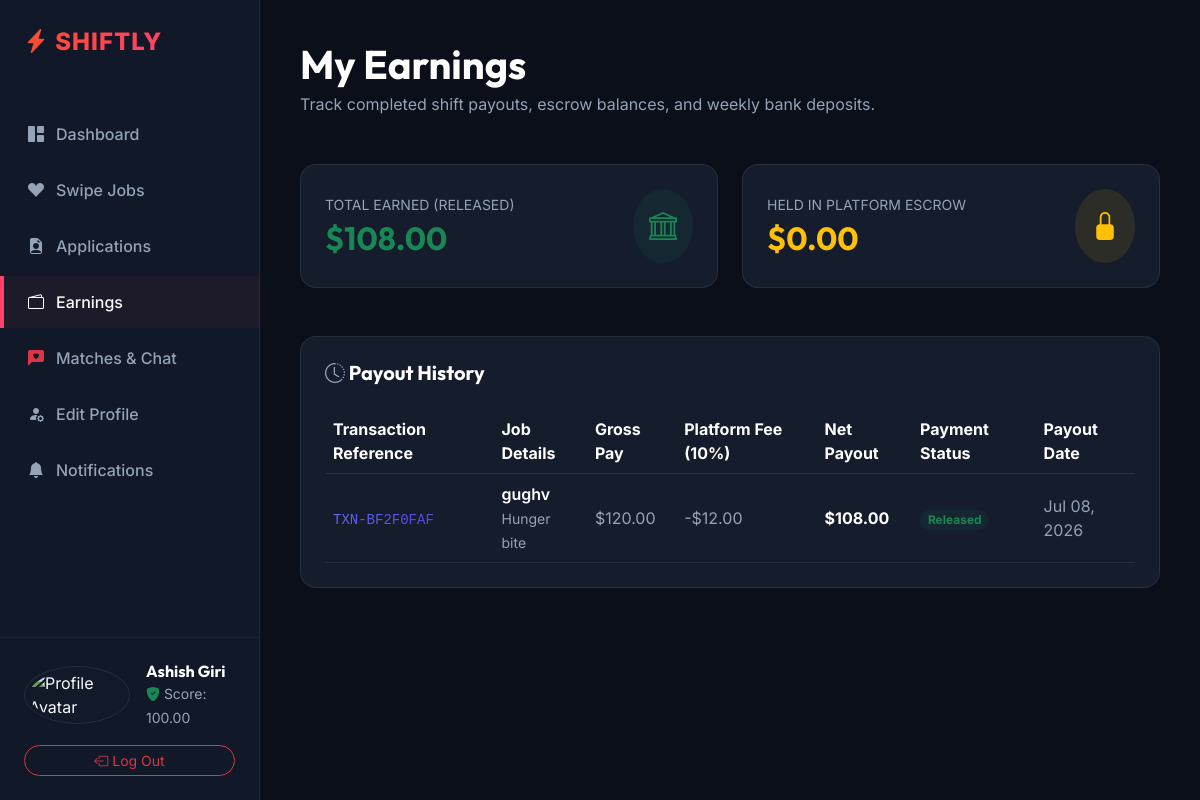
Before: /api/v1/students/earnings/ (signed in) with the older database file.
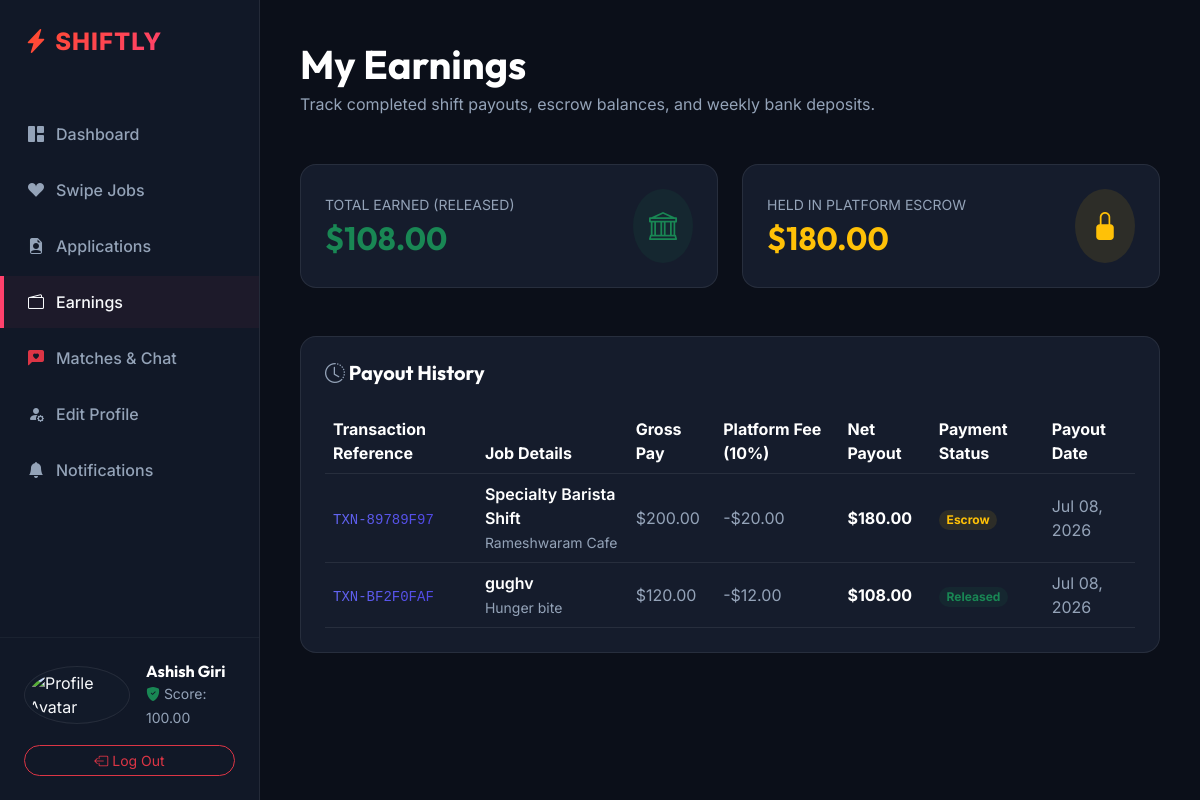
After: the same page with the newer database file.
### businesses/models.py (models this page shows, shortened)
class Earning(models.Model):
    class PaymentStatus(models.TextChoices):
        PENDING = 'pending', 'Pending'
        ESCROW = 'escrow', 'Escrow'
        RELEASED = 'released', 'Released'
        REFUNDED = 'refunded', 'Refunded'
        FAILED = 'failed', 'Failed'
    student = models.ForeignKey('students.StudentProfile', on_delete=models.RESTRICT, related_name='earnings')
    business = models.ForeignKey(BusinessProfile, on_delete=models.RESTRICT, related_name='payments')
    job = models.ForeignKey('jobs.JobPosting', on_delete=models.RESTRICT, related_name='earnings')
    gross_amount = models.DecimalField(max_digits=10, decimal_places=2)
    platform_fee = models.DecimalField(max_digits=10, decimal_places=2)
    net_amount = models.DecimalField(max_digits=10, decimal_places=2)
    payment_status = models.CharField(
        max_length=20,
        choices=PaymentStatus.choices,
        default=PaymentStatus.PENDING
    )
    payout_method = models.CharField(max_length=50, blank=True, null=True)
    transaction_reference = models.CharField(max_length=100, unique=True, blank=True, null=True)
    created_at = models.DateTimeField(auto_now_add=True)
    updated_at = models.DateTimeField(auto_now=True)

class BusinessProfile(models.Model):
    class VerificationStatus(models.TextChoices):
        PENDING = 'pending', 'Pending'
        VERIFIED = 'verified', 'Verified'
        REJECTED = 'rejected', 'Rejected'
    user = models.OneToOneField(settings.AUTH_USER_MODEL, on_delete=models.CASCADE, related_name='business_profile')
    company_name = models.CharField(max_length=150)
    company_logo_url = models.URLField(max_length=255, blank=True, null=True)
    website_url = models.URLField(max_length=255, blank=True, null=True)
    description = models.TextField(blank=True, null=True)
    industry = models.CharField(max_length=100)
    business_registration_no = models.CharField(max_length=50, unique=True)
    tax_id = models.CharField(max_length=50, blank=True, null=True)
    verification_status = models.CharField(
        max_length=20,
        choices=VerificationStatus.choices,
        default=VerificationStatus.PENDING
    )
    reputation_score = models.DecimalField(max_digits=5, decimal_places=2, default=100.00)
    latitude = models.DecimalField(max_digits=10, decimal_places=8, null=True, blank=True)
    longitude = models.DecimalField(max_digits=11, decimal_places=8, null=True, blank=True)
    created_at = models.DateTimeField(auto_now_add=True)
    updated_at = models.DateTimeField(auto_now=True)

### jobs/models.py (models this page shows, shortened)
class JobPosting(models.Model):
    class WorkType(models.TextChoices):
        REMOTE = 'remote', 'Remote'
        HYBRID = 'hybrid', 'Hybrid'
        ONSITE = 'onsite', 'Onsite'
    class RateType(models.TextChoices):
        HOURLY = 'hourly', 'Hourly'
        FIXED = 'fixed', 'Fixed'
    class JobStatus(models.TextChoices):
        DRAFT = 'draft', 'Draft'
        ACTIVE = 'active', 'Active'
        FILLED = 'filled', 'Filled'
        ARCHIVED = 'archived', 'Archived'
        CANCELLED = 'cancelled', 'Cancelled'
    uuid = models.UUIDField(default=uuid.uuid4, editable=False, unique=True)
    business = models.ForeignKey(BusinessProfile, on_delete=models.RESTRICT, related_name='jobs')
    title = models.CharField(max_length=255)
    description = models.TextField()
    work_type = models.CharField(max_length=20, choices=WorkType.choices, default=WorkType.ONSITE)
    location_name = models.CharField(max_length=255)
    latitude = models.DecimalField(max_digits=10, decimal_places=8)
    longitude = models.DecimalField(max_digits=11, decimal_places=8)
    base_pay = models.DecimalField(max_digits=10, decimal_places=2)
    rate_type = models.CharField(max_length=20, choices=RateType.choices, default=RateType.HOURLY)
    start_date = models.DateField()
    end_date = models.DateField()
    shift_start_time = models.TimeField()
    shift_end_time = models.TimeField()
    slots_available = models.PositiveIntegerField(default=1)
    slots_filled = models.PositiveIntegerField(default=0)
    status = models.CharField(max_length=20, choices=JobStatus.choices, default=JobStatus.DRAFT)
    created_at = models.DateTimeField(auto_now_add=True)
    updated_at = models.DateTimeField(auto_now=True)

### students/views.py (the view)
# urls.py: path('earnings/', EarningsListView.as_view(), name='student_earnings'),
class EarningsListView(StudentRequiredMixin, TemplateView):
    template_name = 'students/earnings.html'
    def get_context_data(self, **kwargs):
        context = super().get_context_data(**kwargs)
        profile = get_object_or_404(StudentProfile, user=self.request.user)
        released_earnings = Earning.objects.filter(student=profile, payment_status='released')
        escrow_earnings = Earning.objects.filter(student=profile, payment_status='escrow')
        total_earned = sum(e.net_amount for e in released_earnings)
        total_escrow = sum(e.net_amount for e in escrow_earnings)
        all_earnings = Earning.objects.filter(student=profile).select_related('job__business').order_by('-created_at')
        context.update({
            'total_earned': total_earned,
            'total_escrow': total_escrow,
            'earnings_logs': all_earnings,
        })
        return context

### students/views.py (called while the page is built)
    def dispatch(self, request, *args, **kwargs):
        if not request.user.is_authenticated:
            return self.handle_no_permission()
        if request.user.role != 'student' or not request.user.is_active or request.user.status != User.AccountStatus.APPROVED:
            raise PermissionDenied("Only approved students can access this area.")
        return super().dispatch(request, *args, **kwargs)

### templates/students/earnings.html (shortened to what the changed rows need)
{% extends 'students/base.html' %}
{% block content %}
<div class="container-fluid p-0">
    <div class="mb-5">
        <h1 class="text-white mb-1">My Earnings</h1>
    </div>
    <div class="row g-4 mb-5">
        <div class="col-md-6">
            <div class="dash-card p-4 d-flex align-items-center justify-content-between">
                <div>
                    <h2 class="text-success mb-0">${{ total_earned|floatformat:2 }}</h2>
                </div>
            </div>
        </div>
        <div class="col-md-6">
            <div class="dash-card p-4 d-flex align-items-center justify-content-between">
                <div>
                    <small class="text-muted d-block mb-1">HELD IN PLATFORM ESCROW</small>
                    <h2 class="text-warning mb-0">${{ total_escrow|floatformat:2 }}</h2>
                </div>
            </div>
        </div>
    </div>
    <div class="dash-card p-4">
        {% if earnings_logs %}
            <div class="table-responsive">
                <table class="table table-dark table-hover align-middle mb-0" style="--bs-table-bg: transparent; --bs-table-border-color: var(--dark-border);">
                    <thead>
                        <tr class="text-muted">
                            <th>Transaction Reference</th>
                            <th>Job Details</th>
                            <th>Gross Pay</th>
                            <th>Platform Fee (10%)</th>
                            <th>Net Payout</th>
                            <th>Payment Status</th>
                            <th>Payout Date</th>
                        </tr>
                    </thead>
                    <tbody>
                        {% for e in earnings_logs %}
                            <tr>
                                <td>
                                    <code class="text-gradient-indigo">{{ e.transaction_reference|default:"Pending" }}</code>
                                </td>
                                <td>
                                    <div class="fw-semibold text-white">{{ e.job.title }}</div>
                                    <small class="text-muted">{{ e.business.company_name }}</small>
                                </td>
                                <td class="text-muted">${{ e.gross_amount }}</td>
                                <td class="text-muted text-danger">-${{ e.platform_fee }}</td>
                                <td class="text-white fw-bold">${{ e.net_amount }}</td>
                                <td>
                                    <span class="badge
                                        {% if e.payment_status == 'released' %}bg-success
                                        {% elif e.payment_status == 'escrow' %}bg-warning
                                        {% else %}bg-secondary{% endif %}
                                        bg-opacity-10
                                        text-{% if e.payment_status == 'released' %}success{% elif e.payment_status == 'escrow' %}warning{% else %}secondary{% endif %}
                                        px-2.5 py-1.5 rounded-pill">
                                        {{ e.payment_status|capfirst }}
                                    </span>
                                </td>
                                <td class="text-muted">
                                    {{ e.created_at|date:"M d, Y" }}
                                </td>
                            </tr>
                        {% endfor %}
                    </tbody>
                </table>
            </div>
        {% else %}
            <div class="text-center py-5">
                <i class="bi bi-wallet2 text-muted display-3"></i>
                <h5 class="text-white mt-3">No Earnings Yet</h5>
                <p class="text-muted small">Completed shifts and released platform payouts will show here.</p>
            </div>
        {% endif %}
    </div>
</div>
{% endblock %}

Changed rows visible on the page:
added Earning: transaction_reference "TXN-89789F97", job "Specialty Barista Shift", business.company_name "Rameshwaram Cafe", gross_amount "200.00", platform_fee "20.00", net_amount "180.00", payment_status "Escrow", created_at "Jul 08, 2026"
Other visible differences:
{{ total_escrow|floatformat:2 }}: "0.00" → "180.00"
